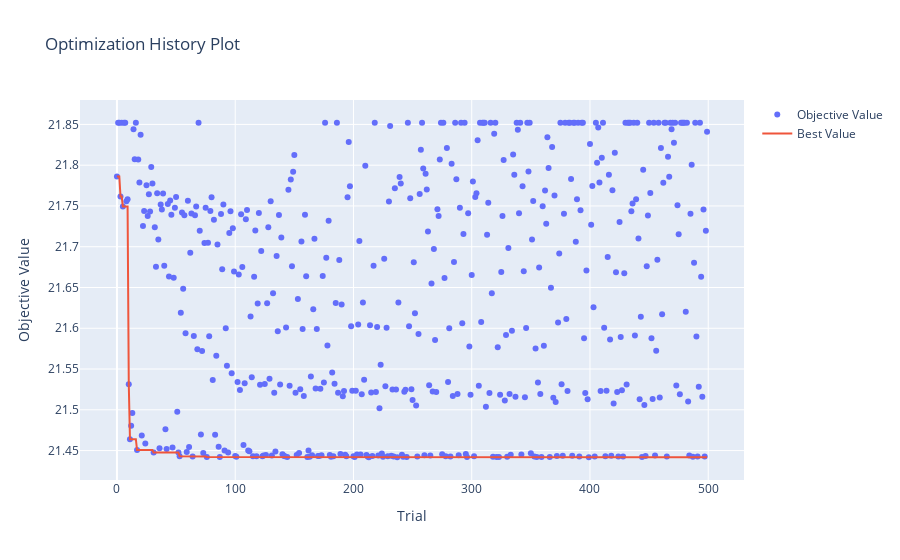

The notebook cell saved with this chart:
### Code cell
optuna.visualization.plot_optimization_history(study)

### Figure 1 — Plotly figure (JSON) as saved in the notebook; plotly's stock layout.template omitted (floating-point values rounded to 4 significant figures; data arrays with more than 128 entries replaced by an {"elided": "..."} marker saying what was removed)
{"data": [{"mode": "markers", "name": "Objective Value", "type": "scatter", "x": {"elided": "500 int values"}, "y": {"elided": "500 float values"}}, {"mode": "lines", "name": "Best Value", "type": "scatter", "x": {"elided": "500 int values"}, "y": {"elided": "500 float values"}}, {"marker": {"color": "#cccccc"}, "mode": "markers", "name": "Infeasible Trial", "showlegend": false, "type": "scatter", "x": [], "y": []}], "layout": {"title": {"text": "Optimization History Plot"}, "xaxis": {"title": {"text": "Trial"}}, "yaxis": {"title": {"text": "Objective Value"}}}}
